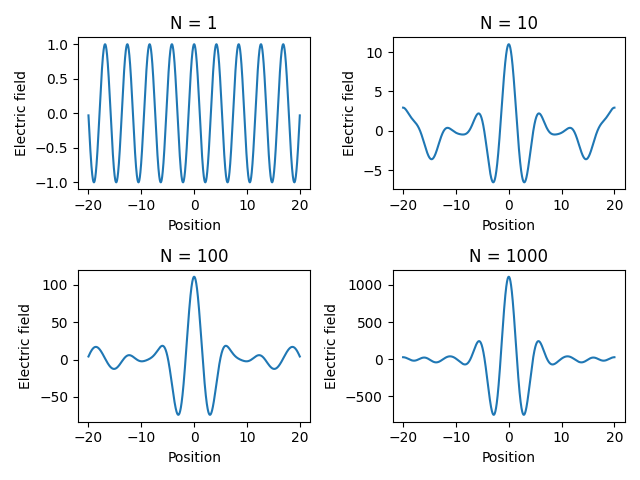

Write the Python code that produced this figure.
import numpy as np
import random 
import matplotlib.pyplot as plt

NUM = 4

a = 1
u = lambda x,k: a*np.cos(k*x)
s = 0
X = np.linspace(-20,20,10000)

fig = plt.figure(tight_layout=True)
axes = fig.subplots(2,2)

for i in range(NUM):
    N = 10**i
    for j in range(N):
        k = random.gauss(1,0.3)
        #k = 1
        s += u(X,k)
        #plt.plot(T, u(T,w), color='grey')
    
    x = i//2
    y = i%2 
    axes[x,y].plot(X,s)
    axes[x,y].set_title('N = {}'.format(N))
    axes[x,y].set_xlabel('Position')
    axes[x,y].set_ylabel('Electric field')

plt.show()
